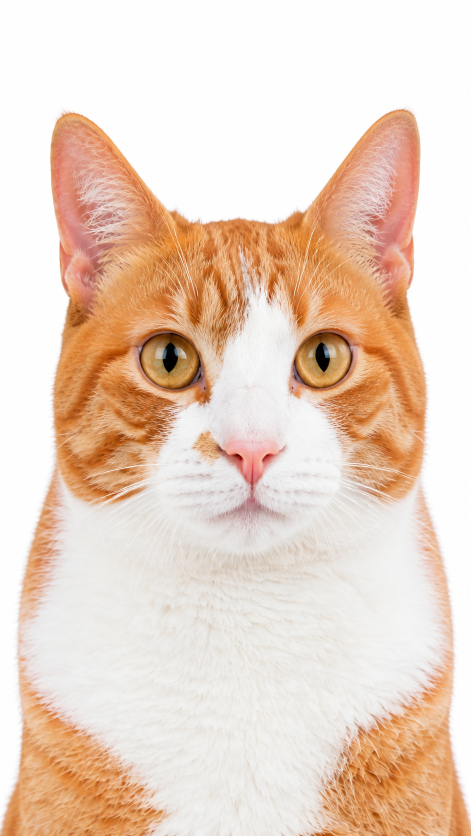
#> input picture pages/cat-cursor/assets/source/cat-reference-center-9x16.png, 941 x 1672 px (shown at 1/2 size)
$ python -i generate-motion.py   (imports and definitions only)
#> lines starting #> are read from the running program, lines starting #| are printed output that depends on the picture
"""Measure animation curves from a 720x720 reference clip.

Run: python3 pages/fluffy-peach/generate-motion.py /path/to/reference.mp4
Requires ffmpeg and Pillow. Runtime rendering uses only the generated numeric
measurements, never source video frames or frame textures.
"""

from __future__ import annotations

import argparse
import math
import subprocess
from pathlib import Path
from tempfile import TemporaryDirectory

from PIL import Image, ImageFilter

ROOT = Path(__file__).resolve().parent
FRAME_COUNT = 120
RADIAL_SAMPLES = 64


# [105 lines left out: functions make_mask, centroid, radial_contour, find_eyes, fill_missing_eyes, not called in this run]


def main(source: Path) -> None:
    with TemporaryDirectory() as temporary:
        subprocess.run(
            ['ffmpeg', '-v', 'error', '-i', str(source), '-vf', 'fps=24', f'{temporary}/%03d.png'],
            check=True,
        )
        frames = sorted(Path(temporary).glob('*.png'))[:FRAME_COUNT]
        if len(frames) != FRAME_COUNT:
            raise ValueError(f'Expected {FRAME_COUNT} frames, received {len(frames)}')
        rows: list[dict] = []
        for path in frames:
            image = Image.open(path).convert('RGB')
            if image.size != (720, 720):
                raise ValueError(f'Expected 720x720 reference frames, received {image.size}')
            mask = make_mask(image)
            center = centroid(mask)
            rows.append({
                'center': center,
                'eyes': find_eyes(image),
                'radii': radial_contour(mask, center),
            })

    fill_missing_eyes(rows)
    lines = [
        '// Numeric measurements from the reference clip; no source pixels at runtime.',
        '// center/eyes use 720px reference coordinates; radii are sampled clockwise.',
        'export type MotionFrame = {',
        '  center: readonly [number, number];',
        '  eyes: readonly [number, number, number, number, number];',
        '  radii: readonly number[];',
        '};',
        'export const motionFrames: readonly MotionFrame[] = [',
    ]
    for row in rows:
        center = ', '.join(f'{value:.1f}' for value in row['center'])
        eyes = ', '.join(f'{value:.1f}' for value in row['eyes'])
        radii = ', '.join(f'{value:.1f}' for value in row['radii'])
        lines.append(f'  {{center: [{center}], eyes: [{eyes}], radii: [{radii}]}},')
    lines.append('];')
    (ROOT / 'motion-data.ts').write_text('\n'.join(lines) + '\n')


# [4 lines not run here, left out]

>>> import cv2
>>> picture = cv2.imread('../cat-cursor/assets/source/cat-reference-center-9x16.png', cv2.IMREAD_GRAYSCALE)
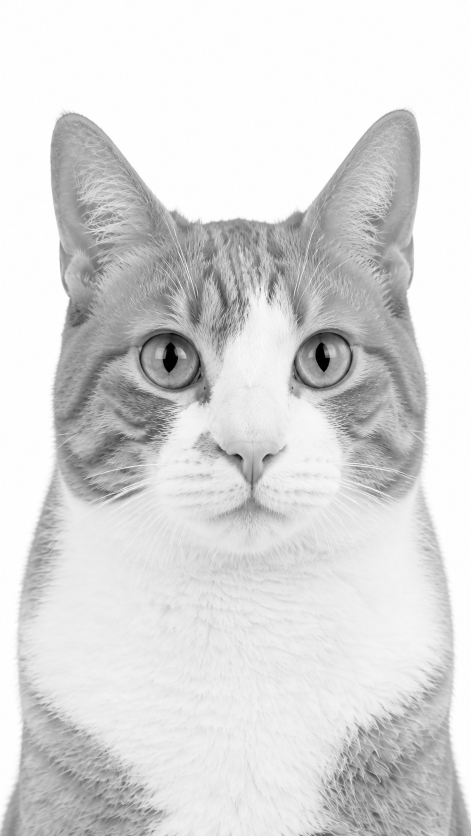
#> picture: shape (1672, 941) (shown at 1/2 size); min 0, max 255, mean 216.9
>>> result = main(picture)
#> (the run stopped early here; a loop or call above may not have finished)
